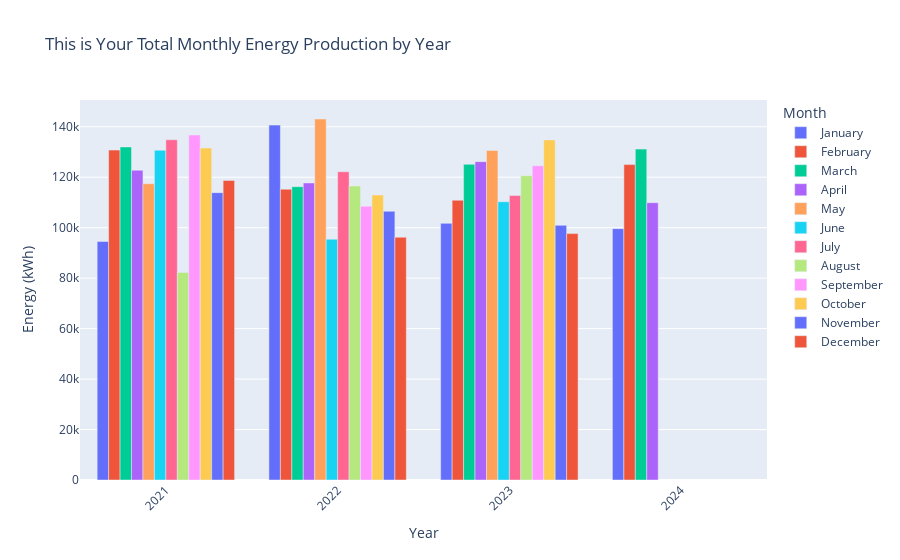

Notebook code cell kept with this figure:
### Code cell
# Ensure 'Date and Time' is of datetime type
df['Date and Time'] = pd.to_datetime(df['Date and Time'])

# Extract year and month name
df['Year'] = df['Date and Time'].dt.year
df['Month'] = df['Date and Time'].dt.strftime('%B')  # Get the month name

# Group by year and month name, then aggregate (sum) 'Energy-kWh'
monthly_data = df.groupby(['Year', 'Month'], sort=False)['Energy-kWh'].sum().reset_index()

# Pivot the table to make it suitable for bar plotting
pivot_table = monthly_data.pivot(index='Year', columns='Month', values='Energy-kWh')

# Ensure the months are in the correct order
months_order = ["January", "February", "March", "April", "May", "June",
                "July", "August", "September", "October", "November", "December"]
pivot_table = pivot_table[months_order]

# Reset index for plotting
pivot_table = pivot_table.reset_index()

# Melt the DataFrame to long format for Plotly
melted_table = pivot_table.melt(id_vars='Year', value_vars=months_order, 
                                var_name='Month', value_name='Energy-kWh')

# Plot using Plotly
fig = px.bar(melted_table, x='Year', y='Energy-kWh', color='Month', 
             category_orders={'Month': months_order},
             labels={'Energy-kWh': 'Energy (kWh)', 'Year': 'Year', 'Month': 'Month'},
             title='This is Your Total Monthly Energy Production by Year')

# Update layout for better readability
fig.update_layout(barmode='group', xaxis_tickangle=-45)

# Show the plot
fig.show()

### Figure 1 — Plotly figure (JSON) as saved in the notebook; plotly's stock layout.template omitted (floating-point values rounded to 4 significant figures)
{"data": [{"alignmentgroup": "True", "hovertemplate": "Month=January<br>Year=%{x}<br>Energy (kWh)=%{y}<extra></extra>", "legendgroup": "January", "marker": {"color": "#636efa", "pattern": {"shape": ""}}, "name": "January", "offsetgroup": "January", "orientation": "v", "showlegend": true, "textposition": "auto", "type": "bar", "x": [2021, 2022, 2023, 2024], "xaxis": "x", "y": [94520.0, 140700.0, 101700.0, 99620.0], "yaxis": "y"}, {"alignmentgroup": "True", "hovertemplate": "Month=February<br>Year=%{x}<br>Energy (kWh)=%{y}<extra></extra>", "legendgroup": "February", "marker": {"color": "#EF553B", "pattern": {"shape": ""}}, "name": "February", "offsetgroup": "February", "orientation": "v", "showlegend": true, "textposition": "auto", "type": "bar", "x": [2021, 2022, 2023, 2024], "xaxis": "x", "y": [130800.0, 115300.0, 110900.0, 125000.0], "yaxis": "y"}, {"alignmentgroup": "True", "hovertemplate": "Month=March<br>Year=%{x}<br>Energy (kWh)=%{y}<extra></extra>", "legendgroup": "March", "marker": {"color": "#00cc96", "pattern": {"shape": ""}}, "name": "March", "offsetgroup": "March", "orientation": "v", "showlegend": true, "textposition": "auto", "type": "bar", "x": [2021, 2022, 2023, 2024], "xaxis": "x", "y": [132000.0, 116300.0, 125100.0, 131200.0], "yaxis": "y"}, {"alignmentgroup": "True", "hovertemplate": "Month=April<br>Year=%{x}<br>Energy (kWh)=%{y}<extra></extra>", "legendgroup": "April", "marker": {"color": "#ab63fa", "pattern": {"shape": ""}}, "name": "April", "offsetgroup": "April", "orientation": "v", "showlegend": true, "textposition": "auto", "type": "bar", "x": [2021, 2022, 2023, 2024], "xaxis": "x", "y": [122800.0, 117700.0, 126200.0, 109900.0], "yaxis": "y"}, {"alignmentgroup": "True", "hovertemplate": "Month=May<br>Year=%{x}<br>Energy (kWh)=%{y}<extra></extra>", "legendgroup": "May", "marker": {"color": "#FFA15A", "pattern": {"shape": ""}}, "name": "May", "offsetgroup": "May", "orientation": "v", "showlegend": true, "textposition": "auto", "type": "bar", "x": [2021, 2022, 2023, 2024], "xaxis": "x", "y": [117400.0, 143100.0, 130600.0, null], "yaxis": "y"}, {"alignmentgroup": "True", "hovertemplate": "Month=June<br>Year=%{x}<br>Energy (kWh)=%{y}<extra></extra>", "legendgroup": "June", "marker": {"color": "#19d3f3", "pattern": {"shape": ""}}, "name": "June", "offsetgroup": "June", "orientation": "v", "showlegend": true, "textposition": "auto", "type": "bar", "x": [2021, 2022, 2023, 2024], "xaxis": "x", "y": [130700.0, 95440.0, 110300.0, null], "yaxis": "y"}, {"alignmentgroup": "True", "hovertemplate": "Month=July<br>Year=%{x}<br>Energy (kWh)=%{y}<extra></extra>", "legendgroup": "July", "marker": {"color": "#FF6692", "pattern": {"shape": ""}}, "name": "July", "offsetgroup": "July", "orientation": "v", "showlegend": true, "textposition": "auto", "type": "bar", "x": [2021, 2022, 2023, 2024], "xaxis": "x", "y": [134900.0, 122200.0, 112700.0, null], "yaxis": "y"}, {"alignmentgroup": "True", "hovertemplate": "Month=August<br>Year=%{x}<br>Energy (kWh)=%{y}<extra></extra>", "legendgroup": "August", "marker": {"color": "#B6E880", "pattern": {"shape": ""}}, "name": "August", "offsetgroup": "August", "orientation": "v", "showlegend": true, "textposition": "auto", "type": "bar", "x": [2021, 2022, 2023, 2024], "xaxis": "x", "y": [82250.0, 116500.0, 120600.0, null], "yaxis": "y"}, {"alignmentgroup": "True", "hovertemplate": "Month=September<br>Year=%{x}<br>Energy (kWh)=%{y}<extra></extra>", "legendgroup": "September", "marker": {"color": "#FF97FF", "pattern": {"shape": ""}}, "name": "September", "offsetgroup": "September", "orientation": "v", "showlegend": true, "textposition": "auto", "type": "bar", "x": [2021, 2022, 2023, 2024], "xaxis": "x", "y": [136700.0, 108500.0, 124500.0, null], "yaxis": "y"}, {"alignmentgroup": "True", "hovertemplate": "Month=October<br>Year=%{x}<br>Energy (kWh)=%{y}<extra></extra>", "legendgroup": "October", "marker": {"color": "#FECB52", "pattern": {"shape": ""}}, "name": "October", "offsetgroup": "October", "orientation": "v", "showlegend": true, "textposition": "auto", "type": "bar", "x": [2021, 2022, 2023, 2024], "xaxis": "x", "y": [131600.0, 113000.0, 134800.0, null], "yaxis": "y"}, {"alignmentgroup": "True", "hovertemplate": "Month=November<br>Year=%{x}<br>Energy (kWh)=%{y}<extra></extra>", "legendgroup": "November", "marker": {"color": "#636efa", "pattern": {"shape": ""}}, "name": "November", "offsetgroup": "November", "orientation": "v", "showlegend": true, "textposition": "auto", "type": "bar", "x": [2021, 2022, 2023, 2024], "xaxis": "x", "y": [113900.0, 106500.0, 100900.0, null], "yaxis": "y"}, {"alignmentgroup": "True", "hovertemplate": "Month=December<br>Year=%{x}<br>Energy (kWh)=%{y}<extra></extra>", "legendgroup": "December", "marker": {"color": "#EF553B", "pattern": {"shape": ""}}, "name": "December", "offsetgroup": "December", "orientation": "v", "showlegend": true, "textposition": "auto", "type": "bar", "x": [2021, 2022, 2023, 2024], "xaxis": "x", "y": [118800.0, 96230.0, 97670.0, null], "yaxis": "y"}], "layout": {"barmode": "group", "legend": {"title": {"text": "Month"}, "tracegroupgap": 0}, "title": {"text": "This is Your Total Monthly Energy Production by Year"}, "xaxis": {"anchor": "y", "domain": [0, 1], "tickangle": -45, "title": {"text": "Year"}}, "yaxis": {"anchor": "x", "domain": [0, 1], "title": {"text": "Energy (kWh)"}}}}
